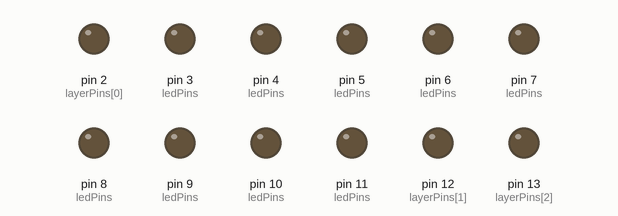
A sketch run on a simulated Arduino Uno, built with avr-gcc and run on an emulated ATmega328P. Parts: output pins drawn as LEDs (lit = HIGH).

Above: at 0.1 s.
At 0.53 s:
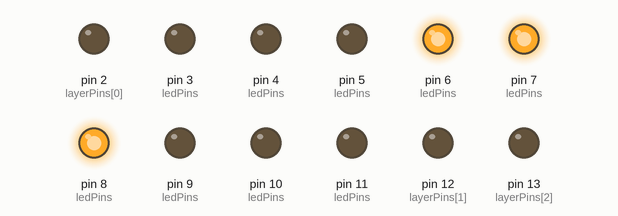
At 1.38 s:
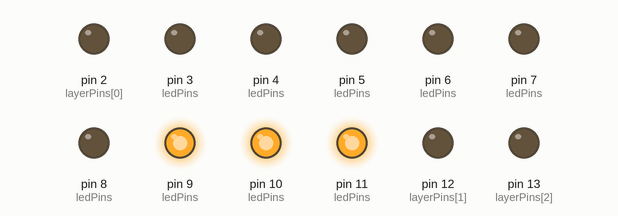
At 2.86 s:
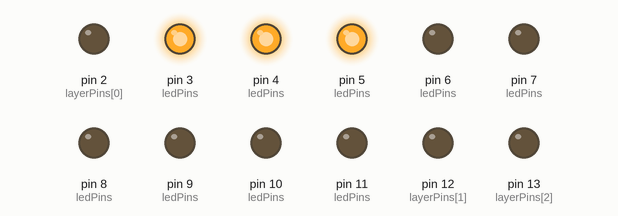
Timing chart, 0 to 3.2 s (numbered marks = the images above):
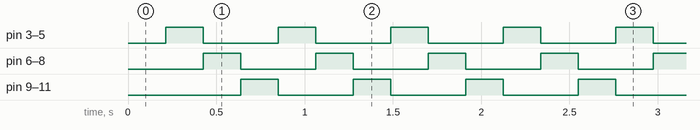

Measured:
- by itself, pin 3 (ledPins), pin 4 (ledPins), pin 5 (ledPins), pin 6 (ledPins), pin 7 (ledPins), pin 8 (ledPins), pin 9 (ledPins), pin 10 (ledPins), pin 11 (ledPins): alternates HIGH for 0.21 s and LOW for 0.42 s
- by itself, everything shown: repeats every 0.64 s, in 3 steps

The sketch:

LED_Cube.ino
```cpp
/*
  Lập trình LED lập phương 3x3x3 theo hiệu ứng: Sáng theo dọc từ trái qua phải.
*/

//Khai báo 9 chân dương của LED, chân âm chung của cả 3 tầng nối GND
const int ledPins[3][3] = {{3 , 4 , 5} , {6 , 7 , 8} , {9 , 10 , 11}};
const int period = 200;
const int layerPins[3] = {2, 12, 13};      //Chân A chung của tầng 1,2,3.
int model[3][3][3];                        //Lưu trữ trạng thái của Led tầng z hàng x cột y.
const int refreshPeriod = 5;

void setup() {
  // Khai báo các chân Arduino
  for (int x = 0 ; x < 3 ; x++){
    for(int y = 0 ; y < 3 ; y++){
      pinMode(ledPins[x][y] , OUTPUT);
    }
  }
  pinMode(layerPins[0] , OUTPUT);
  pinMode(layerPins[1] , OUTPUT);
  pinMode(layerPins[2] , OUTPUT);
}

void animationLayer(){
  static int x = 2, y = 0, z = 0;
  for (int z = 0 ; z <= 2 ; z++){
    for (int y = 0 ; y <= 2 ; y++){
      model[z][x][y] = LOW;           //Led ở cột trước đó tắt.
    }
  }
  x++;
  if (x > 2) x = 0;                   //Nếu x = 2 thì reset lại x = 0.
  for (int z = 0 ; z <= 2 ; z++){
    for (int y = 0 ; y <= 2 ; y++){
      model[z][x][y] = HIGH;          //Led ở tầng z hàng x cột y sáng.
    }
  }
}

void refresh(){
  for (int layer = 0 ; layer < 3 ; layer++){      //Xét từng layer.
    digitalWrite(layerPins[layer] , LOW);
    for(int x = 0 ; x < 3 ; x++){                 //Led của layer được chỉ định ở animationLayer().
      for(int y = 0 ; y < 3 ; y++){
        digitalWrite(ledPins[x][y] , model[layer][x][y]);
      }
    }
    delay(refreshPeriod);
  }
}

void loop(){
  static long lastUpdate = 0;
  long now = millis();
  if (now > lastUpdate + period){              //Câu lệnh tương đương delay(period);
    animationLayer();
    lastUpdate = now;
  }
  refresh();
}
```
